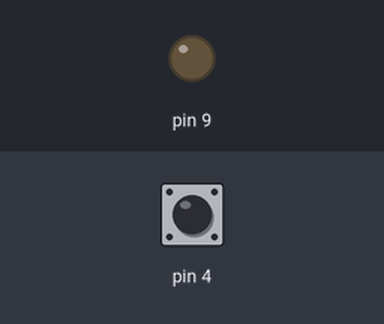
A sketch run on a simulated Arduino Uno, built with avr-gcc and run on an emulated ATmega328P. Shown: output pins drawn as LEDs (lit = HIGH). Inputs (shaded band) come from the test bench; at power-on: pin 4 HIGH.

Above: at 1.2 s.
1.3 s: pin 4 pulled LOW for 0.15 s
At 1.7 s:
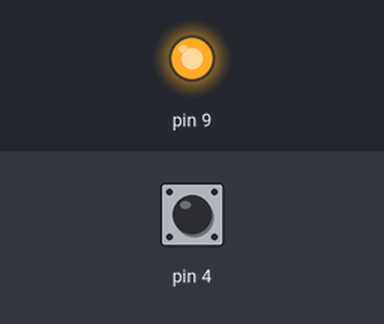
4.4 s: pin 4 pulled LOW for 1 s
At 6.8 s:
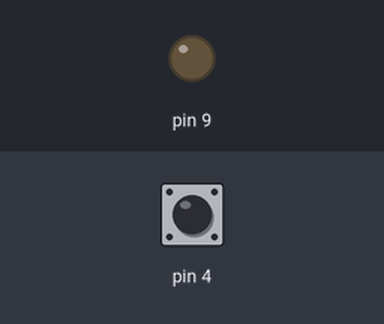
7.9 s: pin 4 pulled LOW for 3.2 s
At 9.2 s:
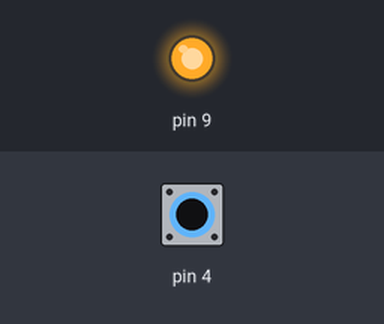
Timing chart, 0 to 11.4 s (numbered marks = the images above; inputs shaded):
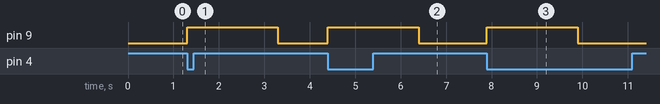

Measured:
- after the input at 1.3 s, pin 9: LOW → HIGH at once, → LOW 2.0 s later
- after the input at 4.4 s, pin 9: LOW → HIGH at once, → LOW 2.0 s later
- after the input at 7.9 s, pin 9: LOW → HIGH at once, → LOW 2.0 s later

The sketch:

sketch.ino
```cpp
bool on=false; unsigned long t0; int prev=HIGH;
void setup(){pinMode(4,INPUT_PULLUP);pinMode(9,OUTPUT);}
void loop(){
  int v=digitalRead(4);
  if(prev==HIGH && v==LOW && !on){on=true;t0=millis();digitalWrite(9,HIGH);}
  if(on && millis()-t0>=2000){on=false;digitalWrite(9,LOW);}
  prev=v;
}
```
